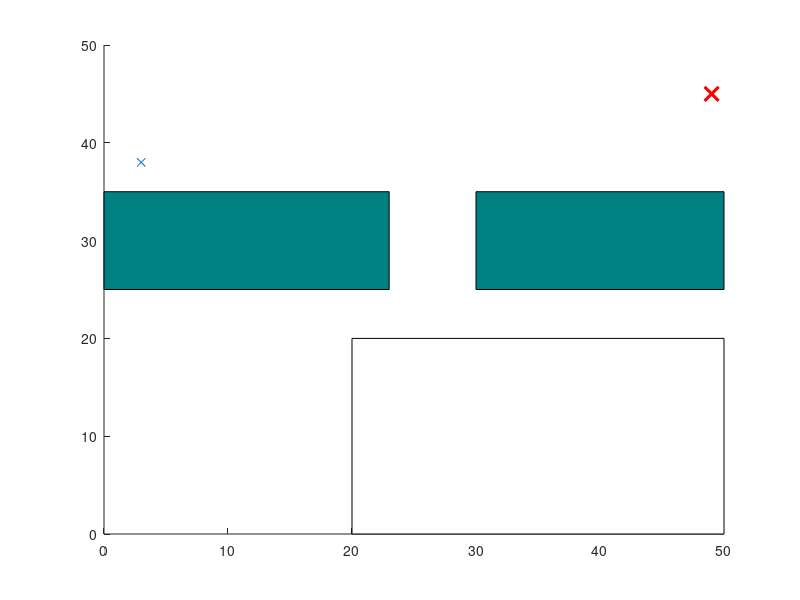

This figure's MATLAB source: (Note: this script raises an error after producing the figure.)
%%%%%%%%%%%%%%%%%%%%%%%%%%%%%%%%%%%%%%%%%%%%%%%%%%%%%%%%%%%%%%%%%%%%%%%%%%
% CHANCECONSTRAINT IS BUGED, IT GOES OVER OBSTICALS - basicilly when
% polyxpoly obsticale with cov ellipse - dont connect ->not working well
% must be fixed! probably i check the wrong nodes
% ADDED FLAG TO DRAWCOVELLIPSE
% noCollision replaced with chanceconstraint (meanwhile without delta)
%%%%%%%%%%%%%%%%%%%%%%%%%%%%%%%%%%%%%%%%%%%%%%%%%%%%%%%%%%%%%%%%%%%%%%%%%%
clearvars
close all
%%% MODEL %%%
F     = [1.0 0.0; 0.0 1.0];                 %Motion Model
sigMoveNoise   =  1^2*[1.0 0.0; 0.0 1.0];   %Model NOISE
sigObsrvNoise  =  0.1^2*[1.0 0.0; 0.0 1.0]; %OBSRV NOISE
muB0   =  [0,0];                            %INITIAL Estimation of belief
sigB0  =  [1,0;0,1];                        %INITIAL SIGMA of belief
lambdaB0 = sigB0;
%%%%%%%%%%%
%%
%%% MAP % OBSTICALS PARAMS %%% 
x_max = 50;
y_max = 50;
obstacle  = [0,25,23,10 ;...
            30,25,20,10 ];   % each row is an obs, LL corner pos coord , hight, width
obsrvArea = [20,0,30,20];    % pos where the robot can get an observation
EPS = 5;                     % max STEER dist 
numNodes = 2000;             % number of nodes that are randomley sampeled in the graph
refinRadius = 12;
delta = 1;
stohFlag = 1;
drawOnline = 0;
%%%%%%%%%%%%%

% INIT nodes
q_start.coord = [0 0];             
q_start.cost = 0;
q_start.parent = 0;
q_start.sigma = sigB0;
q_start.lambda = lambdaB0;
q_start.CovX = q_start.coord(1);
q_start.CovY = q_start.coord(2);
q_goal.coord = [49 45];
q_goal.cost = 0;
q_goal.sigma = sigB0;
q_goal.lambda = [0,0;0,0];
q_goal.CovX = 0;
q_goal.CovY = 0;


nodes(1) = q_start;
figure(1)
axis([0 x_max 0 y_max])
rectangle('Position',obsrvArea,'FaceColor',[1 1 1])
[obsLen,~] = size(obstacle);
for ii=1:obsLen
ObsX(ii,:) =  [obstacle(ii,1) obstacle(ii,1) obstacle(ii,1)+obstacle(ii,3) obstacle(ii,1)+obstacle(ii,3)];
ObsY(ii,:) =  [obstacle(ii,2) obstacle(ii,2)+obstacle(ii,4) obstacle(ii,2)+obstacle(ii,4) obstacle(ii,2)];
rectangle('Position',obstacle(ii,:),'FaceColor',[0 .5 .5])
hold on
plot(q_goal.coord(1),q_goal.coord(2),'xr','LineWidth',2,'MarkerSize',10)
end
%%
StopFlag = 0;           % for loop inside for loop - the break statment only treats the inner loop

for i = 1:1:numNodes
    %%% SAMPLE %%%
    q_rand = [floor(rand(1)*x_max) floor(rand(1)*y_max)]; 
    plot(q_rand(1), q_rand(2), 'x', 'Color',  [0 0.4470 0.7410]) 
    %%%%%%%%%%%%%%
    
    %%% BREAK OPTION %%%
    % Break if goal node is already reached
    %Chance constraint 1 (12)
    for j = 1:1:length(nodes)
        if norm(nodes(j).coord - q_goal.coord) < EPS*0.1 %changed to bo proportional to EPS
            StopFlag = 1;
            break % this break is for the node check loop
        end
    end
    if StopFlag
        disp('Goal Reached')
        break % this break is for the whole algorithm loop
    end
    %%%%%%%%%%%%%%%%%%%%
    
    %%% NEAREST %%%
    % Pick the closest node from existing list to branch out from
    ndist = [];
    for j = 1:1:length(nodes)
        n = nodes(j);
        tmp = dist(n.coord, q_rand);
        ndist = [ndist tmp];
    end
    [val, idx] = min(ndist);
    q_near = nodes(idx);    %idx is the index of nearest insdie nodes list
    %%%%%%%%%%%%%%%%%%%%
    
    %%%% CONNECT %%%%
    q_new.coord = steer(q_rand, q_near.coord, val, EPS); % X nominal q_new.coord = muEstim 

    [ObsrvFlag] = CheckForObservation(obsrvArea,q_new.coord);
        if ObsrvFlag
            [z] = GenerateObservation(q_new.coord,sigObsrvNoise);
            [~,~,q_new.sigma,K] = PropagateUpdateEstimation(q_new.coord,q_near.sigma,F,sigObsrvNoise,sigMoveNoise,z);
            [q_new.lambda]      = PropagateUpdateError(q_near.lambda,q_new.sigma,K,F);
        else
            [~,~,q_new.sigma]   = PropagateEstimate(q_new.coord,q_near.sigma,F,sigMoveNoise);
            [q_new.lambda]      = PropagateError(q_near.lambda,F);
        end
        figure(1)
        [q_new.CovX,q_new.CovY]  = drawCovarianceEllipse(q_new.coord,(q_new.sigma+q_new.lambda),'red','--',1,false);
        hold on
        
    % CHANCE CONSTRAINT CHECKED HERE
    %    if noCollision(q_rand, q_near.coord, obstacle)
    if ChanceConstraint([q_new.coord(1) q_new.coord(2)],q_near.coord,obstacle,ObsX,ObsY,q_new.CovX,q_new.CovY,delta,stohFlag) % cov of qnear checked and not the new rand node!!!!!!!
        line([q_near.coord(1), q_new.coord(1)], [q_near.coord(2), q_new.coord(2)], 'Color', 'k', 'LineWidth', 2); %connect to closest node
        [~,~]  = drawCovarianceEllipse(q_new.coord,(q_new.sigma+q_new.lambda),'green','--',1,drawOnline);
        drawnow
        hold on
        NominalX = q_new.coord;
    %%%%%%%%%%%%%%%%%%%%%%%%%%%%%%%%%%%

        %Chance constraint 2 (13)
        %check if cov ellipse hits an obsticale SIGMA = q_new.lambda+q_new.sigma

        q_new.cost = dist(q_new.coord, q_near.coord)*1 + det(q_new.lambda)*10+det(q_new.sigma)*1000 + q_near.cost; % the cost of prev is not neccecery
        TestArray{i} = q_new;
        % Within a radius of r, find all existing nodes
        q_nearest = [];
        r = refinRadius;
        neighbor_count = 1;
        for j = 1:1:length(nodes)
            %if noCollision(nodes(j).coord, q_new.coord, obstacle) && dist(nodes(j).coord, q_new.coord) <= r
            if ChanceConstraint([q_new.coord(1) q_new.coord(2)],q_near.coord,obstacle,ObsX,ObsY,q_new.CovX,q_new.CovY,delta,stohFlag) && dist(nodes(j).coord, q_new.coord) <= r
                q_nearest(neighbor_count).coord = nodes(j).coord;
                q_nearest(neighbor_count).cost = nodes(j).cost;
                q_nearest(neighbor_count).CovX = nodes(j).CovX;
                q_nearest(neighbor_count).CovY = nodes(j).CovY;
                neighbor_count = neighbor_count+1;
            end
        end
        
        % Initialize cost to currently known value
        q_min = q_near;
        C_min = q_new.cost;
        
        % Iterate through all nearest neighbors to find alternate lower
        % cost paths
        
        for k = 1:1:length(q_nearest)
            %if noCollision(q_nearest(k).coord, q_new.coord, obstacle) && q_nearest(k).cost + dist(q_nearest(k).coord, q_new.coord) < C_min
            if ChanceConstraint([q_nearest(k).coord(1) q_nearest(k).coord(2)],q_new.coord,obstacle,ObsX,ObsY,q_new.CovX,q_new.CovY,delta,stohFlag) && q_nearest(k).cost + dist(q_nearest(k).coord, q_new.coord) < C_min
                q_min = q_nearest(k);
                C_min = q_nearest(k).cost + dist(q_nearest(k).coord, q_new.coord);
                line([q_min.coord(1), q_new.coord(1)], [q_min.coord(2), q_new.coord(2)], 'Color', 'g');                
                hold on
            end
        end
        
        % Update parent to least cost-from node
        for j = 1:1:length(nodes)
            if nodes(j).coord == q_min.coord
                q_new.parent = j;
            end
        end
        
        % Append to nodes
        nodes = [nodes q_new];
    end
end

D = [];
for j = 1:1:length(nodes)
    tmpdist = dist(nodes(j).coord, q_goal.coord);
    D = [D tmpdist];
end

% Search backwards from goal to start to find the optimal least cost path
[val, idx] = min(D);
if val<EPS
q_final = nodes(idx);
q_goal.parent = idx;
q_end = q_goal;
nodes_checkLength = [nodes q_goal];
while q_end.parent ~= 0
    start = q_end.parent;
    line([q_end.coord(1), nodes_checkLength(start).coord(1)], [q_end.coord(2), nodes_checkLength(start).coord(2)], 'Color', 'r', 'LineWidth', 2);
    drawCovarianceEllipse(nodes_checkLength(start).coord,nodes_checkLength(start).sigma+nodes_checkLength(start).lambda,'red','--',1,true);
    hold on
    q_end = nodes_checkLength(start);
end
end

